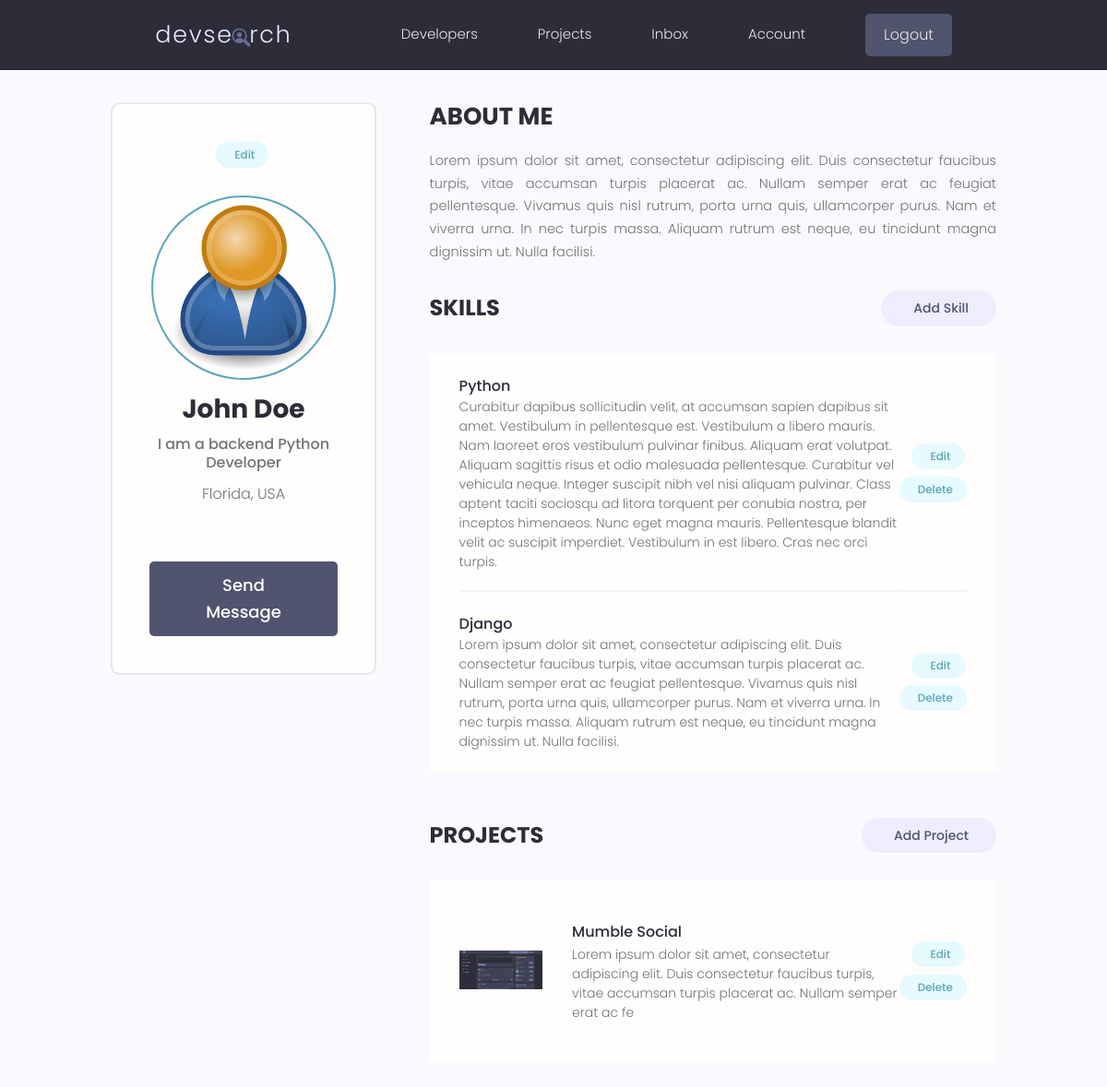
/account/ (signed in), run on the app's committed database.
### users/models.py (models this page shows, shortened)
class Profile(models.Model):
    user = models.OneToOneField(
        User, on_delete=models.CASCADE, null=True, blank=True)
    name = models.CharField(max_length=200, blank=True, null=True)
    email = models.EmailField(max_length=500, blank=True, null=True)
    username = models.CharField(max_length=200, blank=True, null=True)
    location = models.CharField(max_length=200, blank=True, null=True)
    short_intro = models.CharField(max_length=500, blank=True, null=True)
    bio = models.TextField(blank=True, null=True)
    profile_image = models.ImageField(
        null=True, blank=True, upload_to='profiles/', default='profiles/user-default.png')
    social_github = models.CharField(max_length=200, blank=True, null=True)
    social_twitter = models.CharField(max_length=200, blank=True, null=True)
    social_linkedin = models.CharField(max_length=200, blank=True, null=True)
    social_youtube = models.CharField(max_length=200, blank=True, null=True)
    social_website = models.CharField(max_length=200, blank=True, null=True)
    created = models.DateTimeField(auto_now_add=True)
    id = models.UUIDField(default=uuid.uuid4, unique=True,
                          primary_key=True, editable=False)

class Skill(models.Model):
    owner = models.ForeignKey(
        Profile, on_delete=models.CASCADE, null=True, blank=True)
    name = models.CharField(max_length=200, null=True, blank=True)
    description = models.TextField(null=True, blank=True)
    created = models.DateTimeField(auto_now_add=True)
    id = models.UUIDField(default=uuid.uuid4, unique=True,
                          primary_key=True, editable=False)

### projects/models.py (models this page shows, shortened)
class Project(models.Model):
    owner = models.ForeignKey(Profile, null=True, blank=True, on_delete=models.SET_NULL)
    title = models.CharField(max_length=200)
    description = models.TextField(null=True, blank=True)  # not required field
    featured_image = models.ImageField(null=True, blank=True, default = 'default.jpg')
    demo_link = models.CharField(max_length=1000, null=True, blank=True)
    source_link = models.CharField(max_length=2000, null=True, blank=True)
    tags = models.ManyToManyField('Tag', blank=True)
    vote_total = models.IntegerField(default=0, null=True, blank=True)
    vote_ratio = models.IntegerField(default=0, null=True, blank=True)
    created = models.DateTimeField(auto_now_add=True)
    id = models.UUIDField(default=uuid.uuid4, unique=True,
                          primary_key=True, editable=False)
    class Meta:
        ordering = ['-created']

### users/views.py (the view)
# urls.py: path('account/', views.userAccount, name='account'),
@login_required(login_url='login')
def userAccount(request):
    profile = request.user.profile
    skills = profile.skill_set.all()
    projects = profile.project_set.all()
    context = {'profile': profile, 'skills': skills, 'projects': projects}
    return render(request, 'users/account.html', context)

### users/templates/users/account.html (shortened to what this page needs)
{% extends 'main.html' %} {% block content %}
<main class="settingsPage profile my-md">
  <div class="container">
    <div class="layout">
      <div class="column column--1of3">
        <div class="card text-center">
          <div class="card__body dev">
            <a class="tag tag--pill tag--main settings__btn" href="{% url 'edit-account' %}"
              > Edit</a
            >
            <img
              class="avatar avatar--xl dev__avatar"
              src="{{profile.profile_image.url}}"
            />
            <h2 class="dev__name">{{profile.name}}</h2>
            <p class="dev__title">{{profile.short_intro}}</p>
            <p class="dev__location">{{profile.location}}</p>
            <a href="#" class="btn btn--sub btn--lg">Send Message </a>
          </div>
        </div>
      </div>
      <div class="column column--2of3">
        <div class="devInfo">
          <h3 class="devInfo__title">About Me</h3>
          <p class="devInfo__about">{{profile.bio}}</p>
        </div>
        <div class="settings">
          <h3 class="settings__title">Skills</h3>
          <a class="tag tag--pill tag--sub settings__btn tag--lg" href="{% url 'create-skill' %}"
            > Add Skill</a
          >
        </div>
        <table class="settings__table">
          {% for skill in skills %}
          <tr>
            <td class="settings__tableInfo">
              <h4>{{skill.name}}</h4>
              <p>{{skill.description}}</p>
            </td>
            <td class="settings__tableActions">
              <a class="tag tag--pill tag--main settings__btn" href="{% url 'update-skill' skill.id %}"
                > Edit</a
              >
              <a class="tag tag--pill tag--main settings__btn" href="{% url 'delete-skill' skill.id %}?next=/account"
                > Delete</a
              >
            </td>
          </tr>
          {% endfor %}
        </table>
        <div class="settings">
          <h3 class="settings__title">Projects</h3>
          <a class="tag tag--pill tag--sub settings__btn tag--lg" href="{% url 'create-project' %}"
            > Add Project</a
          >
        </div>
        <table class="settings__table">
          {% for project in projects %}
          <tr>
            <td class="settings__thumbnail">
              <a href="{% url 'project' project.id %}"
                ><img
                  src="{{project.featured_image.url}}"
                  alt="Project Thumbnail"
              /></a>
            </td>
            <td class="settings__tableInfo">
              <a href="{% url 'project' project.id %}">{{project.title}}</a>
              <p>{{project.description|slice:"150"}}</p>
            </td>
            <td class="settings__tableActions">
              <a class="tag tag--pill tag--main settings__btn" href="{% url 'update-project' project.id %}"
                > Edit</a
              >
              <a class="tag tag--pill tag--main settings__btn" href="{% url 'delete-project' project.id %}?next=/account"
                > Delete</a
              >
            </td>
          </tr>
          {% endfor %}
        </table>
      </div>
    </div>
  </div>
</main>
{% endblock content %}

### static/styles/app.css (style rules this page uses)
:root { --color-sub: #2d2d39; }
.btn--sub { background-color: var(--color-sub-light); }
.card { border: 2px solid var(--color-light); }
img { width: 100%; }
.profile .card > .dev { padding: 4rem; }
.dev__avatar { display: block; margin: auto; }
.dev__name { color: var(--color-sub); font-size: 2.8rem; font-weight: 700; margin-top: 1rem; margin-bottom: 0.5rem; }
.dev__title { font-size: 1.6rem; font-weight: 500; line-height: 1.3; }
.dev__location { margin-top: 1rem; }
.devInfo { margin-bottom: 3rem; }
.devInfo__title, .devInfo__subtitle { font-size: 2.6rem; color: var(--color-sub); text-transform: uppercase; font-weight: 700; margin-bottom: 1.5rem; }
.devInfo__about, .devSkill__info { font-size: 1.45rem; line-height: 1.7; text-align: justify; }
.settingsPage .dev > .settings__btn { display: inline-block; margin-bottom: 3rem; }
.settings { display: flex; justify-content: space-between; align-items: center; }
.settings__title { font-size: 2.4rem; text-transform: uppercase; font-weight: 700; color: var(--color-sub); }
.settings__table { margin-top: 3rem; margin-bottom: 5rem; padding: 0 3rem; background: var(--color-white); }
.settings__table tr { width: 100%; }
.settings__table tr > td { padding: 2rem 0; }
.settings__table tr:not(:last-child) td { border-bottom: 2px solid var(--color-white-light); }
.settings__thumbnail { width: 23%; min-width: 10rem; }
.settings__thumbnail img { padding-right: 3rem; height: 15rem; object-fit: contain; }
.settings__tableInfo { width: 100%; }
.settings__tableInfo h4, .settings__tableInfo a { padding-right: 1rem; width: auto; font-size: 1.6rem; font-weight: 500; color: var(--color-sub); }
.settings__tableInfo p { font-size: 1.4rem; }
.settings__tableActions { text-align: right; }

### static/uikit/styles/modules/_variables.css (style rules this page uses)
:root { --color-main: #5aa5b9; --color-main-light: #e6faff; --color-sub: #3f4156; --color-sub-light: #51546e; --color-sub-lighter: #ededfd; --color-text: #737373; --color-gray: #8b8b8b; --color-light: #e5e7eb; --color-light-gray: #767676; --color-bg: #f8fafd; --color-white: #fffefd; --color-white-light: #f3f3f3; --color-success: #359e64; --color-success-bg: #def8e8; --color-error: #fc4b0b; --color-error-bg: #fff2ee; --font-base: 'Poppins', arial, helvetica, 'Segoe UI', roboto, ubuntu, sans-serif; --font-monospace: 'Fira Code', 'Courier New', courier, monospace; --font-regular: 300; --font-medium: 500; --font-bold: 700; --generic-shadow: 1px 1px 5px #00000010; --generic-transition: all 0.3s ease-in-out; }

### static/uikit/styles/modules/_base.css (style rules this page uses)
* { margin: 0; padding: 0; box-sizing: border-box; text-rendering: optimizeLegibility; color: inherit; font-size: inherit; }
html { font-size: 50%; }
@media only screen and (min-width: 480px) { html { font-size: 56.25%; } }
@media only screen and (min-width: 1200px) { html { font-size: 62.5%; } }
body { line-height: 1.6; font-weight: 400; font-size: 1.5rem; color: var(--color-text); background-color: var(--color-bg); min-height: 100vh; }

### static/uikit/styles/modules/_typography.css (style rules this page uses)
* { font-family: var(--font-base); }
h2 { font-size: 3.6rem; font-weight: var(--font-bold); }
h3 { font-size: 3.2rem; font-weight: var(--font-medium); }
h4 { font-size: 2.8rem; font-weight: var(--font-medium); }
p, span, strong { font-size: 1.6rem; color: var(--color-text); font-weight: var(--font-regular); }
a { padding-bottom: 2px; text-decoration: none; display: inline-block; color: var(--color-main); font-weight: var(--font-medium); }

### static/uikit/styles/modules/_utilities.css (style rules this page uses)
.container { width: 92%; max-width: 165rem; margin: 0 auto; box-sizing: border-box; }
@media screen and (min-width: 1000px) { .container { width: 90%; } }
@media screen and (min-width: 1200px) { .container { width: 80%; } }
.text-center { text-align: center; }
.my-md { margin: 3rem auto; }

### static/uikit/styles/modules/_avatar.css (style rules this page uses)
.avatar { border-radius: 50%; border: 2px solid var(--color-main); object-fit: cover; }
.avatar--xl { height: 20rem; width: 20rem; }

### static/uikit/styles/modules/_button.css (style rules this page uses)
.btn { display: inline-block; position: relative; cursor: pointer; background-color: var(--color-light); font-weight: var(--font-medium); color: var(--color-sub); text-decoration: none; padding: 1rem 2rem; border-radius: 0.5rem; border: none; width: -webkit-fit-content; width: -moz-fit-content; width: fit-content; height: -webkit-fit-content; height: -moz-fit-content; height: fit-content; font-size: 1.6rem; outline-width: 0; outline-color: transparent; -webkit-backface-visibility: hidden; backface-visibility: hidden; transition: all 0.3s ease-in-out; }
.btn--sub { background-color: var(--color-sub); color: var(--color-white); }
.btn--lg { font-size: 1.8rem; padding: 1.2rem 4.5rem; }

### data on the page
Profile: profile_image (placeholder picture), name "John Doe", short_intro "I am a backend Python Developer", location "Florida, USA", bio "Lorem ipsum dolor sit amet, consectetur adipiscing elit. Duis consectetur faucibus turpis, vitae accumsan turpis placerat ac. Nullam semper erat ac feugiat pellentesque. Vivamus quis nisl rutrum, porta urna quis, ullamcorper purus. Nam et viverra urna. In nec turpis massa. Aliquam rutrum est neque, eu tincidunt magna dignissim ut. Nulla facilisi."
Skill: name "Python", description "Curabitur dapibus sollicitudin velit, at accumsan sapien dapibus sit amet. Vestibulum in pellentesque est. Vestibulum a libero mauris. Nam laoreet eros vestibulum pulvinar finibus. Aliquam erat volutpat. Aliquam sagittis risus et odio malesuada pellentesque. Curabitur vel vehicula neque. Integer suscipit nibh vel nisi aliquam pulvinar. Class aptent taciti sociosqu ad litora torquent per conubia nostra, per inceptos himenaeos. Nunc eget magna mauris. Pellentesque blandit velit ac suscipit imperdiet. Vestibulum in est libero. Cras nec orci turpis."
Skill: name "Django", description "Lorem ipsum dolor sit amet, consectetur adipiscing elit. Duis consectetur faucibus turpis, vitae accumsan turpis placerat ac. Nullam semper erat ac feugiat pellentesque. Vivamus quis nisl rutrum, porta urna quis, ullamcorper purus. Nam et viverra urna. In nec turpis massa. Aliquam rutrum est neque, eu tincidunt magna dignissim ut. Nulla facilisi."
Project: featured_image (picture), title "Mumble Social", description "Lorem ipsum dolor sit amet, consectetur adipiscing elit. Duis consectetur faucibus turpis, vitae accumsan turpis placerat ac. Nullam semper erat ac fe"
